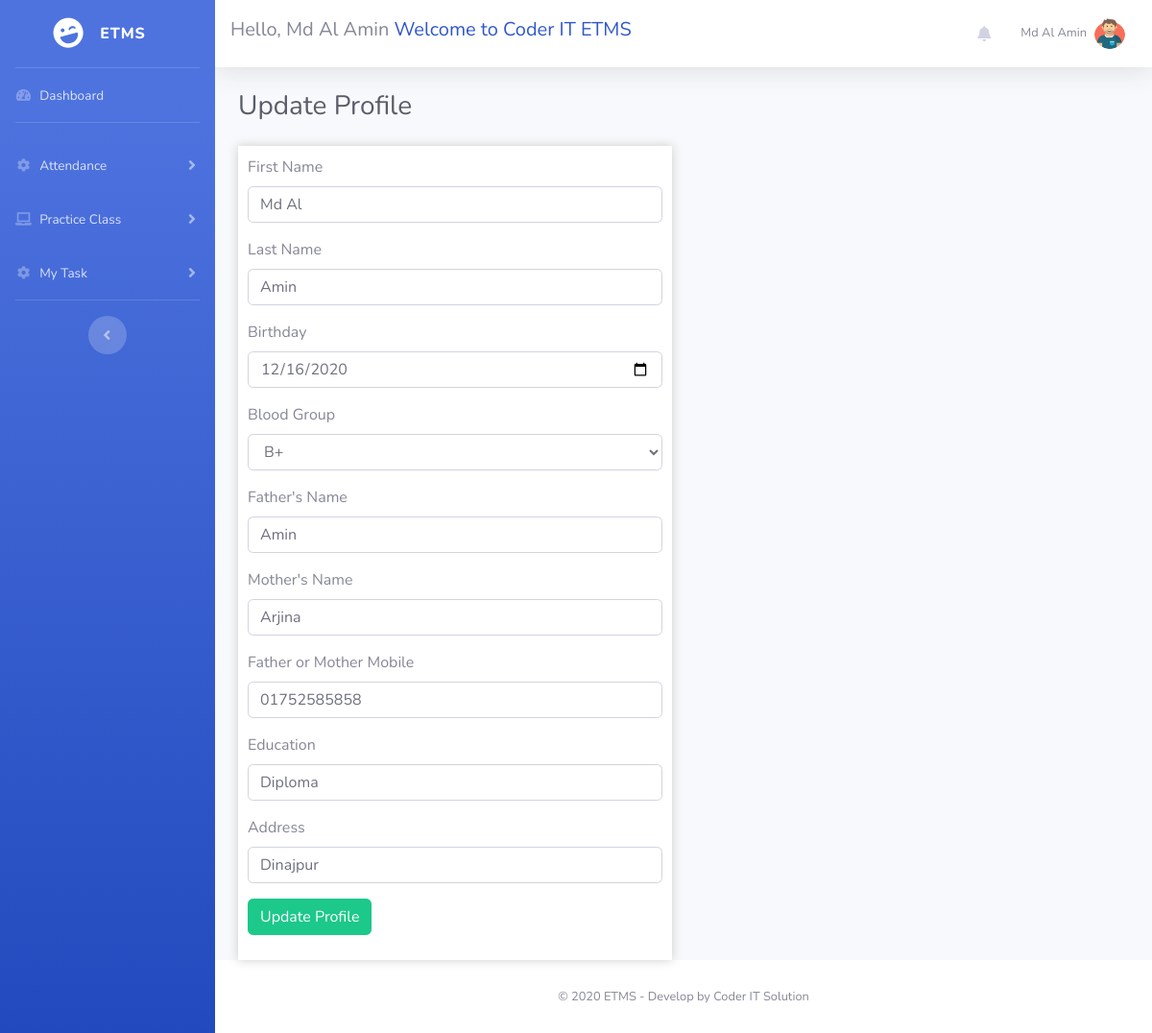
Page /profileUpdate.php (signed in) on the committed database.
### tables this page shows
CREATE TABLE `em_users` (
  `u_id` int(11) NOT NULL,
  `first_name` varchar(255) NOT NULL,
  `last_name` varchar(255) NOT NULL,
  `email` varchar(255) NOT NULL,
  `mobile` varchar(255) NOT NULL,
  `birthday` date NOT NULL,
  `blood_group` varchar(100) NOT NULL,
  `father_name` varchar(255) NOT NULL,
  `mother_name` varchar(255) NOT NULL,
  `f_or_m_mobile` varchar(100) NOT NULL,
  `edu` varchar(100) DEFAULT NULL,
  `address` varchar(255) DEFAULT NULL,
  `password` varchar(255) NOT NULL,
  `register_date` datetime NOT NULL,
  `email_verify` int(100) NOT NULL DEFAULT 0,
  `email_verify_code` varchar(100) DEFAULT NULL,
  `mobile_verify` int(11) NOT NULL DEFAULT 0,
  `mobile_verify_code` varchar(100) DEFAULT NULL,
  `photo` varchar(255) DEFAULT NULL,
  `reset_code` int(11) DEFAULT NULL
);

### functions.php (called while the page is built, shortened)
<?php
require_once('config.php');
function em_user($id,$col){
	global $pdo;
    $stm=$pdo->prepare("SELECT $col FROM em_users WHERE u_id=?");
    $stm->execute(array($id));
   	$result=$stm->fetchAll(PDO::FETCH_ASSOC);
    return $result[0]["$col"];
}
 ?>

### profileUpdate.php (the view, shortened to what this page needs)
<?php require_once('header.php');
if(isset($_COOKIE['rememberUser'])){
    $user_id = $_COOKIE['rememberUser'];
}else{
    $user_id = $_SESSION['em_user'][0]['u_id'];
}
$stm=$pdo->prepare("SELECT * FROM em_users WHERE u_id=?");
$stm->execute(array($user_id));
$result=$stm->fetchAll(PDO::FETCH_ASSOC);
foreach ($result as $row) {
	$first_name = $row['first_name'];
	$last_name = $row['last_name'];
	$birthday = $row['birthday'];
	$blood_group = $row['blood_group'];
	$father_name = $row['father_name'];
	$mother_name = $row['mother_name'];
	$f_or_m_mobile = $row['f_or_m_mobile'];
	$edu = $row['edu'];
	$address = $row['address'];
}
 ?>
<h1 class="h3 mb-4 text-gray-800 d-inline-block">Update Profile</h1>
<div class="row">
	<div class="col-md-6">
		<div class="profileDetails">
			<form action="" method="POST">
				<div class="form-group">
					<label for="f_name">First Name</label>
					<input type="text" name="first_name" value="<?php echo $first_name; ?>" class="form-control" id="f_name">
				</div>
				<div class="form-group">
					<label for="last_name">Last Name</label>
					<input type="text" name="last_name" value="<?php echo $last_name; ?>" class="form-control" id="last_name">
				</div>
				<div class="form-group">
					<label for="birthday">Birthday</label>
					<input type="date" name="birthday" value="<?php echo $birthday; ?>" class="form-control" id="birthday">
				</div>
				<div class="form-group">
					<label for="blood_group">Blood Group</label>
 					<select name="blood_group" class="form-control " id="blood_group">
                        <option value="<?php echo $blood_group; ?>" selected><?php echo $blood_group; ?></option>
                    </select>
				</div>
				<div class="form-group">
					<label for="father_name">Father's Name</label>
					<input type="text" name="father_name" class="form-control" id="father_name" value="<?php echo $father_name; ?>">
				</div>
				<div class="form-group">
					<label for="mother_name">Mother's Name</label>
					<input type="text" name="mother_name" class="form-control" id="mother_name" value="<?php echo $mother_name; ?>">
				</div>
				<div class="form-group">
					<label for="f_or_m_mobile">Father or Mother Mobile</label>
					<input type="text" name="f_or_m_mobile" class="form-control" id="f_or_m_mobile" value="<?php echo $f_or_m_mobile; ?>">
				</div>
				<div class="form-group">
					<label for="edu">Education</label>
					<input type="text" name="edu" class="form-control" id="edu" value="<?php echo $edu; ?>">
				</div>
				<div class="form-group">
					<label for="address">Address</label>
					<input type="text" name="address" class="form-control" id="address" value="<?php echo $address ?>">
				</div>
				<div class="form-group">
					<input type="submit" name="update_profile" value="Update Profile" class="btn btn-success">
				</div>
			</form>
		</div>
	</div>
</div>
<?php require_once('footer.php'); ?>

### header.php (shortened to what this page needs)
<?php
require_once('config.php');
require_once('functions.php');
if(isset($_COOKIE['rememberUser'])){
    $user_id = $_COOKIE['rememberUser'];
}else{
    $user_id = $_SESSION['em_user'][0]['u_id'];
}
 ?>
<!DOCTYPE html>
<html lang="en">
<head>
     <link href="assets/vendor/datatables/dataTables.bootstrap4.min.css" rel="stylesheet">
    <link href="assets/vendor/fontawesome-free/css/all.min.css" rel="stylesheet" type="text/css">
      <link rel="stylesheet" href="admin/assets/bundles/summernote/summernote-bs4.css">
    <link href="assets/css/sb-admin-2.min.css" rel="stylesheet">
    <link href="https://cdnjs.cloudflare.com/ajax/libs/jquery-ui-timepicker-addon/1.6.3/jquery-ui-timepicker-addon.min.css" rel="stylesheet">
    <link rel="stylesheet" href="//code.jquery.com/ui/1.12.1/themes/base/jquery-ui.css">
    <link href="assets/css/custom.css" rel="stylesheet">
</head>
<body id="page-top">
    <div id="wrapper">
        <ul class="navbar-nav bg-gradient-primary sidebar sidebar-dark accordion" id="accordionSidebar">
            <a class="sidebar-brand d-flex align-items-center justify-content-center" href="index.php">
                <div class="sidebar-brand-icon rotate-n-15">
                    <i class="fas fa-laugh-wink"></i>
                </div>
                <div class="sidebar-brand-text mx-3">ETMS</div>
            </a>
            <hr class="sidebar-divider my-0">
            <li class="nav-item">
                <a class="nav-link" href="index.php">
                    <i class="fas fa-fw fa-tachometer-alt"></i>
                    <span>Dashboard</span></a>
            </li>
            <hr class="sidebar-divider">
            <li class="nav-item">
                <a class="nav-link collapsed" href="#" data-toggle="collapse" data-target="#collapseTwo"
                    aria-expanded="true" aria-controls="collapseTwo">
                    <i class="fas fa-fw fa-cog"></i>
                    <span>Attendance</span>
                </a>
            </li>
            <li class="nav-item">
                <a class="nav-link collapsed" href="#" data-toggle="collapse" data-target="#collapse3"
                    aria-expanded="true" aria-controls="collapse3">
                    <i class="fas fa-fw fa-laptop"></i>
                    <span>Practice Class</span>
                </a>
            </li>
            <li class="nav-item">
                <a class="nav-link collapsed" href="#" data-toggle="collapse" data-target="#collapse4"
                    aria-expanded="true" aria-controls="collapse4">
                    <i class="fas fa-fw fa-cog"></i>
                    <span>My Task</span>
                </a>
            </li>
            <hr class="sidebar-divider">
            <div class="text-center d-none d-md-inline">
                <button class="rounded-circle border-0" id="sidebarToggle"></button>
            </div>
        </ul>
        <div id="content-wrapper" class="d-flex flex-column">
            <div id="content">
                <nav class="navbar navbar-expand navbar-light bg-white topbar mb-4 static-top shadow">
                    <h5>Hello, <?php echo em_user($user_id,'first_name')." ".em_user($user_id,'last_name') ?> <span style="color:#3057C9">Welcome to Coder IT ETMS</span></h5>
                    <ul class="navbar-nav ml-auto">
                        <li class="nav-item dropdown no-arrow mx-1">
                            <a class="nav-link dropdown-toggle" href="#" id="alertsDropdown" role="button"
                                data-toggle="dropdown" aria-haspopup="true" aria-expanded="false">
                                <i class="fas fa-bell fa-fw"></i>
                            </a>
                        </li>
                        <li class="nav-item dropdown no-arrow">
                            <a class="nav-link dropdown-toggle" href="#" id="userDropdown" role="button"
                                data-toggle="dropdown" aria-haspopup="true" aria-expanded="false">
                            <span class="mr-2 d-none d-lg-inline text-gray-600 small">
                                <?php
                                 echo em_user($user_id,'first_name')." ".em_user($user_id,'last_name');
                                ?>
                            </span>
                                <img class="img-profile rounded-circle"
                                    src="
                                    <?php
                                    $photo = em_user($user_id,'photo');
                                    if($photo == null){
                                        echo "assets/img/undraw_profile.svg";
                                    }else{
                                        echo "profilephotos/".$photo;
                                    }
                                     ?>
                                    ">
                            </a>
                        </li>
                    </ul>
                </nav>
                <div class="container-fluid">

### assets/css/custom.css (style rules this page uses)
.profileDetails { background: #FFF; padding: 10px; box-shadow: 0 0 10px #ccc; }

### rows in the picture
em_users: first_name "Md Al", last_name "Amin", photo (picture), birthday "12/16/2020", blood_group "B+", father_name "Amin", mother_name "Arjina", f_or_m_mobile "01752585858", edu "Diploma", address "Dinajpur"
